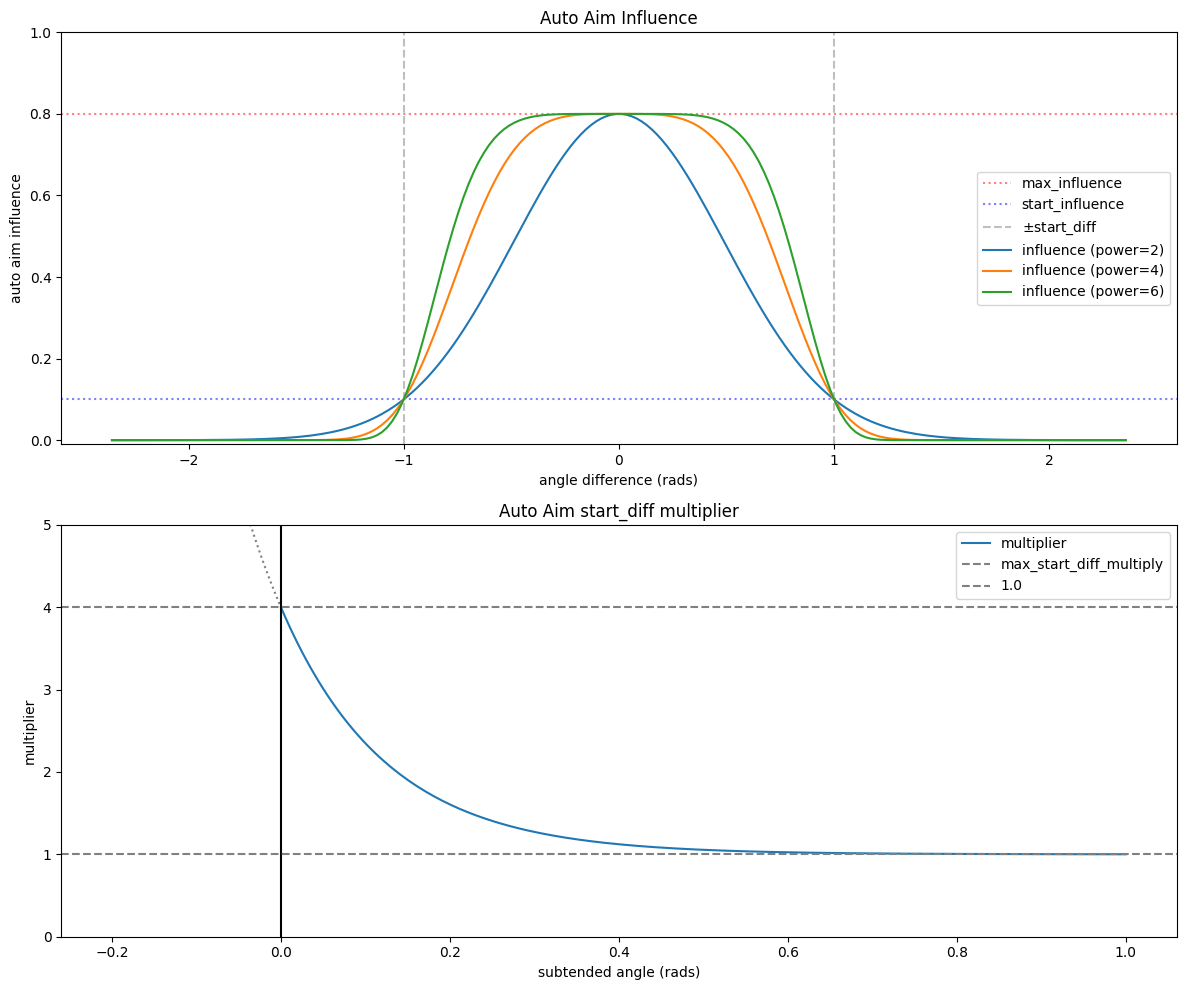

Source code (Python):
#!/usr/bin/env python3

import numpy as np
import matplotlib.pyplot as plt
from numpy import pi

def main():
    fig, (ax1, ax2) = plt.subplots(2, 1, figsize=(12, 10))

    x = np.linspace(-pi*0.75, pi*0.75, num=200)

    start_influence = 0.1 # [0,1]
    max_influence = 0.8 # [0,1]
    start_diff = 1 # rad

    def influence(power):
        width = -np.log(start_influence/max_influence)/(start_diff**power)
        return max_influence * np.exp(-width*(x**power))

    ax1.axhline(y=max_influence, c='r', linestyle=':', alpha=0.5, label='max_influence')
    ax1.axhline(y=start_influence, c='b', linestyle=':', alpha=0.5, label='start_influence')
    ax1.axvline(x=start_diff, c='grey', linestyle='--', alpha=0.5, label=r'$\pm$start_diff')
    ax1.axvline(x=-start_diff, c='grey', linestyle='--', alpha=0.5)
    ax1.plot(x, influence(2), label='influence (power=2)')
    ax1.plot(x, influence(4), label='influence (power=4)')
    ax1.plot(x, influence(6), label='influence (power=6)')
    ax1.set_ylim((-0.01, 1))
    ax1.legend()
    ax1.set_ylabel('auto aim influence')
    ax1.set_xlabel('angle difference (rads)')
    ax1.set_title('Auto Aim Influence')

    x = np.linspace(0, 1, num=200)
    max_start_diff_multiply = 4

    def start_diff_mul(xs):
        return (max_start_diff_multiply-1)*np.exp(-8*xs)+1

    ax2.plot(x, start_diff_mul(x), label='multiplier')
    x = np.linspace(-0.2, 0, num=100)
    ax2.plot(x, start_diff_mul(x), c='grey', linestyle=':')
    ax2.axvline(x=0, c='k')
    ax2.axhline(y=max_start_diff_multiply, c='grey', linestyle='--', label='max_start_diff_multiply')
    ax2.axhline(y=1, c='grey', linestyle='--', label='1.0')
    ax2.set_ylim((0, max_start_diff_multiply+1))
    ax2.legend()
    ax2.set_ylabel('multiplier')
    ax2.set_xlabel('subtended angle (rads)')
    ax2.set_title('Auto Aim start_diff multiplier')

    fig.tight_layout()
    fig.savefig('auto_aim.pdf', bbox_inches='tight')
    fig.savefig('auto_aim.png', dpi=100, bbox_inches='tight')
    plt.show()

if __name__ == '__main__':
    main()

